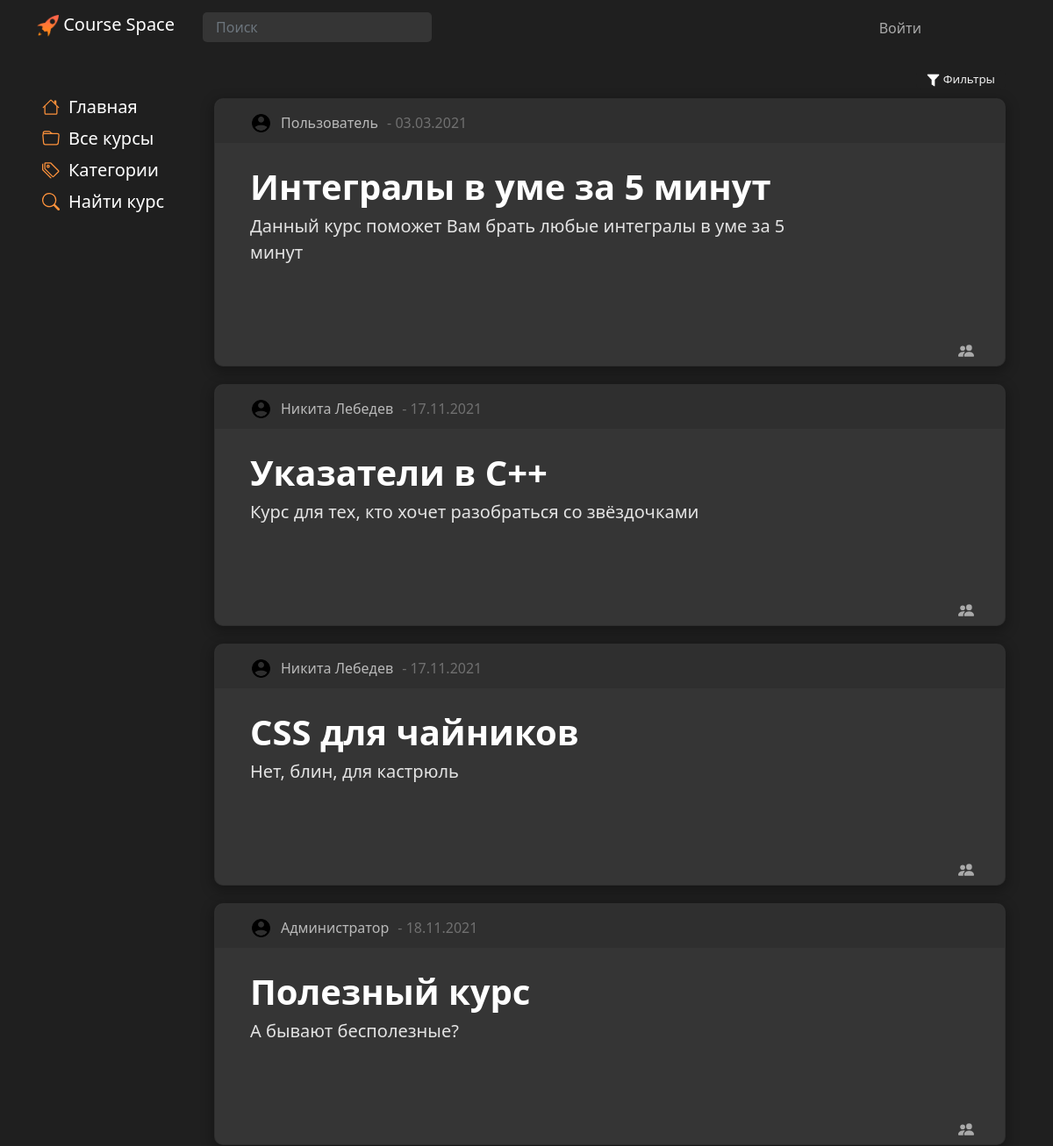
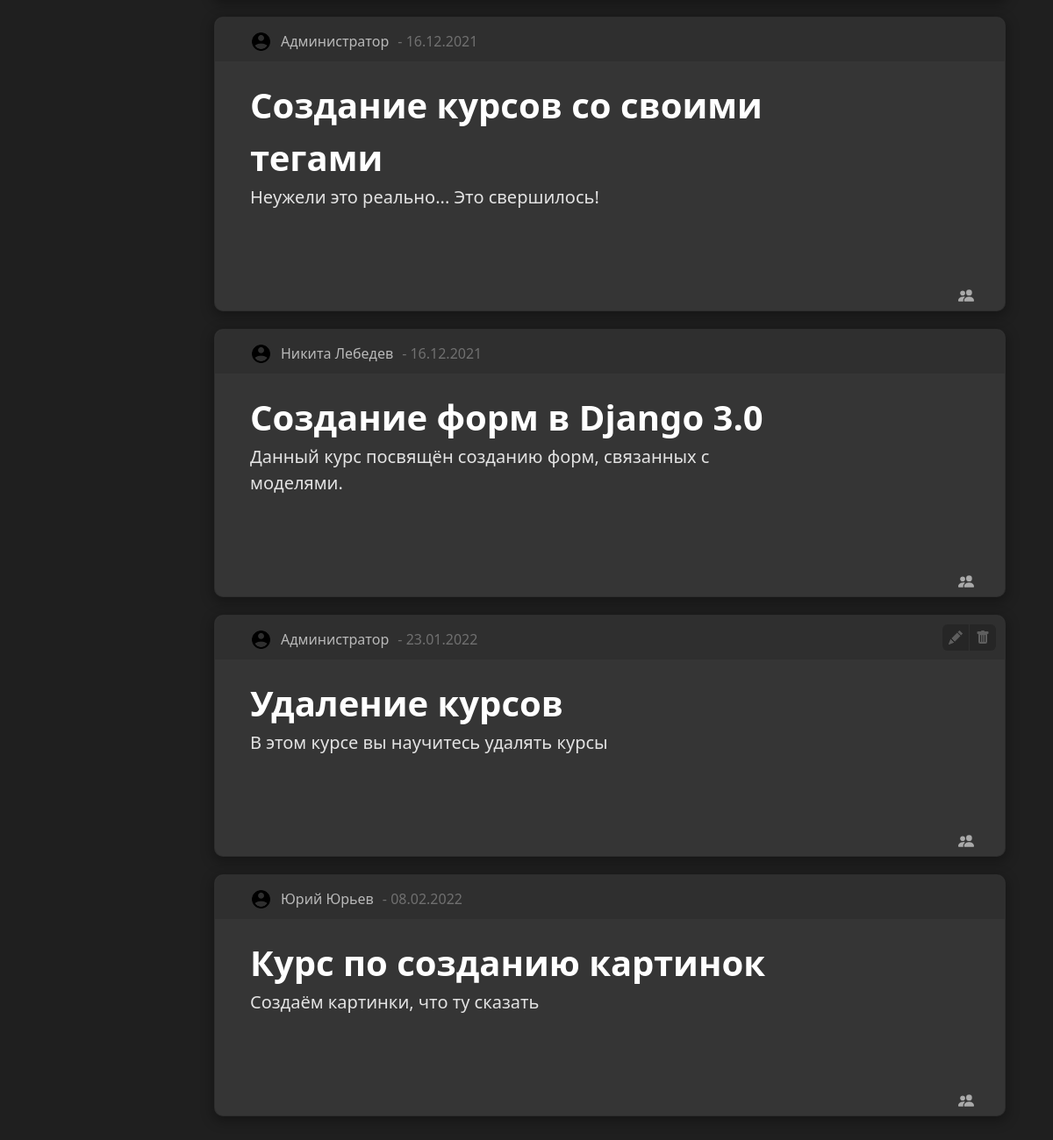
Screenshot of /main/results with the database file from the repository (2 pictures, top to bottom).
### main/models.py (models this page shows, shortened)
class Courses(models.Model):
    title = models.CharField('title', max_length=80, null=False)
    description = models.TextField('description')
    date = models.TextField('date')
    category = models.ForeignKey(Categories, models.DO_NOTHING, db_column='Category_id')  # Field name made lowercase.
    author = models.ForeignKey(Authors, models.DO_NOTHING, db_column='Author_id')  # Field name made lowercase.
    class Meta:
        db_table = 'Courses'
    def __str__(self):
        return self.title

class Authors(models.Model):
    name = models.CharField('name', max_length=80, null=False)
    user = models.ForeignKey(settings.AUTH_USER_MODEL, models.DO_NOTHING, db_column='User_id')  # Field name made lowercase.
    class Meta:
        db_table = 'Authors'

class Profile(models.Model):
    user = models.OneToOneField(settings.AUTH_USER_MODEL, on_delete=models.CASCADE, null=True, )
    surname = models.CharField('surname', max_length=80, null=False)
    name = models.CharField('name', max_length=80, null=False)
    profile_pic = models.ImageField(null=True, blank=True, upload_to="images/profile/")
    birth_date = models.DateField(null=True, blank=True)
    class Meta:
        db_table = 'Profile'

### main/views.py (the view, shortened to what this page needs)
# urls.py: path('/results', advanced_results.as_view(), name='adv_results'),
class advanced_results(ListView):
    model = Courses
    template_name = 'main/results.html'
    def get_queryset(self):
        title = self.request.GET.get('title', default='')
        desk = self.request.GET.get('desk', default='')
        cat = self.request.GET.get('cat', default='')
        author = self.request.GET.get('author', default='')
        tags = self.request.GET.get('tags', default='')
        if cat == 'Категория':
            cat = ''
        tags_list = tags.lower().split(', ')
        if tags_list == ['']:
            object_list = Courses.objects.filter(
                Q(title__icontains=title) &
                Q(description__icontains=desk) &
                Q(category__title__icontains=cat) &
                Q(author__name__icontains=author)
            ).distinct()
        print('object_list: ')
        print(object_list)
        return object_list

### main/templates/main/results.html (shortened to what this page needs)
{% extends 'main/base.html' %}
{% block style %}
    {% load static %}
{% endblock %}
{% block content %}
    {% block list %}
        {% if object_list %}
            <div class="container">
                <div class="row">
                <button class="tagsBth" type="button" data-bs-toggle="collapse" data-bs-target="#collapseExample" aria-expanded="false" aria-controls="collapseExample">
                    <img src="{% static 'main/img/filter.png' %}" width="15">
                        Фильтры
                </button>
            </div>
                <div class="row">
                    {% for el in object_list%}
                                <div class="card block" id="{{ el.id }}">
                                    <div class="cardHeader">
                                        <div class="author" onclick="window.location.href = '{% url 'user_page' el.author.user.pk %}'">
                                        {% if user.profile.profile_pic %}
                                          <img class="courseAuthorAvatarProfile" src="{{el.author.user.profile.profile_pic.url}}">
                                        {% else %}
                                          <img class="courseAuthorAvatarProfile" src="{% static 'main/img/user96.png' %}"><br><br>
                                        {% endif %}
                                        <div id="authorname">
                                             {{ el.author.user.profile.name }} {{ el.author.user.profile.surname }}
                                        </div>
                                </div>
                                        <div class="date"> - {{ el.date }}</div>
                                    </div>
                                <div class="cardContainer"  onclick="window.location.href ='{% url 'course' el.pk %}'">
                                    <div class="lable">
                                        <div class="text">
                                            <div class="title fs-1">{{ el.title }}</div>
                                        </div>
                                    </div>
                                        <div class="desk fs-5">{{el.description|truncatewords:50}}</div>
                                    <div class="tags"></br>
                                    </div>
                                </div>
                                <div class="stat">
                                </div>
                                {% if user == el.author.user %}
                                    <div class = "courseToolbar">
                                        <button class = "toolBtn" id="edit" onclick="window.location.href = '{% url 'edit_course' el.pk  %}'">
                                            <svg xmlns="http://www.w3.org/2000/svg" width="16" height="16" fill="currentColor" class="bi bi-pencil-fill editBtn" viewBox="0 0 16 16">
                                              <path d="M12.854.146a.5.5 0 0 0-.707 0L10.5 1.793 14.207 5.5l1.647-1.646a.5.5 0 0 0 0-.708l-3-3zm.646 6.061L9.793 2.5 3.293 9H3.5a.5.5 0 0 1 .5.5v.5h.5a.5.5 0 0 1 .5.5v.5h.5a.5.5 0 0 1 .5.5v.5h.5a.5.5 0 0 1 .5.5v.207l6.5-6.5zm-7.468 7.468A.5.5 0 0 1 6 13.5V13h-.5a.5.5 0 0 1-.5-.5V12h-.5a.5.5 0 0 1-.5-.5V11h-.5a.5.5 0 0 1-.5-.5V10h-.5a.499.499 0 0 1-.175-.032l-.179.178a.5.5 0 0 0-.11.168l-2 5a.5.5 0 0 0 .65.65l5-2a.5.5 0 0 0 .168-.11l.178-.178z"/>
                                            </svg>
                                        </button>
                                        <button class = "toolBtn" id="coursedelete" onclick="toggle(hidden_content)_{{ el.pk }}">
                                            <svg xmlns="http://www.w3.org/2000/svg" width="16" height="16" fill="currentColor" class="bi bi-trash-fill deleteBtn" viewBox="0 0 16 16">
                                              <path d="M2.5 1a1 1 0 0 0-1 1v1a1 1 0 0 0 1 1H3v9a2 2 0 0 0 2 2h6a2 2 0 0 0 2-2V4h.5a1 1 0 0 0 1-1V2a1 1 0 0 0-1-1H10a1 1 0 0 0-1-1H7a1 1 0 0 0-1 1H2.5zm3 4a.5.5 0 0 1 .5.5v7a.5.5 0 0 1-1 0v-7a.5.5 0 0 1 .5-.5zM8 5a.5.5 0 0 1 .5.5v7a.5.5 0 0 1-1 0v-7A.5.5 0 0 1 8 5zm3 .5v7a.5.5 0 0 1-1 0v-7a.5.5 0 0 1 1 0z"/>
                                            </svg>
                                        </button>
                                    </div>
                                {% elif el.pk == 23 %}
                                    <div class = "courseToolbar">
                                        <button class = "toolBtn" id="edit" onclick="window.location.href = '{% url 'edit_course' el.pk  %}'">
                                        </button>
                                        <button class = "toolBtn" id="coursedelete" onclick="toggle(hidden_content)_{{ el.pk }}">
                                        </button>
                                    </div>
                                {% endif %}
                            </div>
                    {% endfor %}
                </div>
            </div>
        {% else %}
            <h1>Ничего не найдено</h1>
        {% endif %}
    {% endblock %}
{% endblock %}

### main/static/main/css/design-tokens/colors.css (style rules this page uses)
:root { --black: rgb(31, 31, 31); --lblack: #353535; --llblack: #cbcbcb; --gray: #AAAAAA; --lgray: #D3D3D3; --white: #F0F0F0; --lwhite: #FAFAFA; --lred: #b41b1b; --llred: #b22d2d; --c1: #d5dafa; --c2: #d2e6fd; --c3: #d7fcd7; --c4: #f8fccc; --c5: #fde6cf; --c6: #fdcfcc; --c7: #fdcaf2; --c8: #d1d5f8; --c9: #1F1F1F; --ch1: #c6cdfa; --ch2: #bfdaf8; --ch3: #c3fac3; --ch4: #f1f7ae; --ch5: #fcdab9; --ch6: #f8b8b3; --ch7: #fcb0eb; --ch8: #b7bef8; --ch9: #1f1b1b; --tc1: #7d8df8; --tc2: #68adfc; --tc3: #76df76; --tc4: #c5d140; --tc5: #e2a669; --tc6: #da726a; --tc7: #d667be; --tc8: #646ec9; --tc9: #ffffff; }

### main/static/main/css/design-tokens/img.css (style rules this page uses)
.courseAuthorAvatarProfile { object-fit: cover; width: 25px; height: 25px; border-radius: 25px; border-width: 2px; border-color: var(--white); }

### main/static/main/css/design-tokens/MainBlock.css (style rules this page uses)
body { background-color: var(--black); margin-top: 80px; padding-bottom: 100px; }

### main/static/main/css/design-tokens/button.css (style rules this page uses)
button { background-color: var(--black); color: var(--white); font-size: 10pt; border-radius: 6px; text-align: center; border: none; transition: 0.3s; margin-top: 5px; -webkit-touch-callout: none; -webkit-user-select: none; -khtml-user-select: none; -moz-user-select: none; -ms-user-select: none; user-select: none; }
.tagsBth { width: fit-content; margin-right: 0; margin-left: auto; }

### main/static/main/css/design-tokens/card.css (style rules this page uses)
.block { background-color: var(--lblack); border-radius: 10px; margin-right: 10px; padding: 10px 40px; margin-bottom: 10px; width: 100%; -webkit-box-shadow: 0px 4px 14px 2px rgba(0, 0, 0, 0.3); -moz-box-shadow: 0px 4px 14px 2px rgba(0, 0, 0, 0.3); box-shadow: 0px 4px 14px 2px rgba(0, 0, 0, 0.3); }
.cardContainer { display: flex; flex-direction: column; cursor: pointer; }
.card { transition: 0.2s; padding: 20px 40px 30px 40px; margin: 10px 0; width: 100%; position: relative; }
.cardHeader { background-color: #2f2f2f; border-radius: 10px 10px 0 0; height: 50px; position: absolute; top:0; left: 0; padding-left: 40px; padding-top: 15px; color: white; width: 100%; }
.card .desk { color: #e3e3e3; }
.card .lable { display: flex; position: relative; margin-top: 50px; }
.card .title { font-weight: bold; color: #ffffff; }
.card .author { display: flex; color: #b9b9b9; padding: 0; margin-top: 0; cursor: pointer; }
.card .author #authorname { margin-left: 10px; }
.card .tags { margin-top: 60px; flex-wrap: wrap; justify-content: start; align-items: start; align-content: start; }
.card .date { margin-left: 10px; display: flex; color: #707070; }
.card .stat { position: absolute; right: 10px; bottom: 5px; display: flex; flex: none; align-items: center; justify-content: flex-end; width: fit-content; padding: 3px 12px; }
.card .courseToolbar { position: absolute; top: 10px; right: 10px; display: flex; width: auto; height: auto; }
.card .courseToolbar button { position: relative; width: 30px; height: 30px; margin: 0; right: 0; bottom: 0; top: 0; padding-left: 5px; padding-right: 5px; background-color: #262626; fill: var(--lblack); }
#edit { border-radius: 6px 0 0 6px; margin-right: 1px; }
#coursedelete { border-radius: 0 6px 6px 0; }
svg { transition: 0.2s; }
.card div { display: flex; }

### main/static/main/css/design-tokens/MediaQueries.css (style rules this page uses)
@media screen and (min-width: 768px) { .card .lable { width: calc(100% - 210px); } }
@media screen and (min-width: 768px) { .card .desk { width: calc(100% - 210px); } }

### rows the page displays
Courses: author.user.profile.name "Пользователь", date "03.03.2021", title "Интегралы в уме за 5 минут", description "Данный курс поможет Вам брать любые интегралы в уме за 5 минут"
Courses: author.user.profile.name "Никита", author.user.profile.surname "Лебедев", date "17.11.2021", title "Указатели в C++", description "Курс для тех, кто хочет разобраться со звёздочками"
Courses: author.user.profile.name "Никита", author.user.profile.surname "Лебедев", date "17.11.2021", title "CSS для чайников", description "Нет, блин, для кастрюль"
Courses: author.user.profile.name "Администратор", date "18.11.2021", title "Полезный курс", description "А бывают бесполезные?"
Courses: author.user.profile.name "Администратор", date "16.12.2021", title "Создание курсов со своими тегами", description "Неужели это реально... Это свершилось!"
Courses: author.user.profile.name "Никита", author.user.profile.surname "Лебедев", date "16.12.2021", title "Создание форм в Django 3.0", description "Данный курс посвящён созданию форм, связанных с моделями."
Courses: author.user.profile.name "Администратор", date "23.01.2022", title "Удаление курсов", description "В этом курсе вы научитесь удалять курсы"
Courses: author.user.profile.name "Юрий", author.user.profile.surname "Юрьев", date "08.02.2022", title "Курс по созданию картинок", description "Создаём картинки, что ту сказать"
